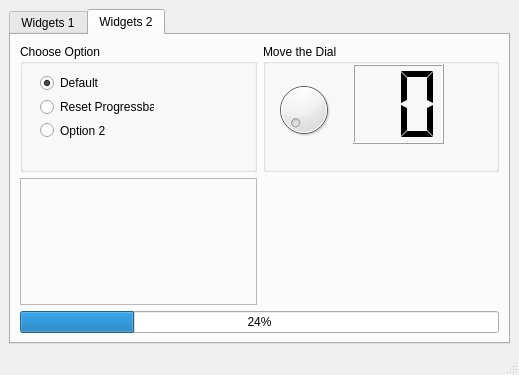
<?xml version="1.0" encoding="UTF-8"?>
<ui version="4.0">
 <class>MainWindow</class>
 <widget class="QMainWindow" name="MainWindow">
  <property name="geometry">
   <rect>
    <x>0</x>
    <y>0</y>
    <width>519</width>
    <height>375</height>
   </rect>
  </property>
  <property name="windowTitle">
   <string>MainWindow</string>
  </property>
  <widget class="QWidget" name="centralwidget">
   <layout class="QGridLayout" name="gridLayout">
    <item row="0" column="1">
     <widget class="QTabWidget" name="tabWidget_1">
      <property name="font">
       <font>
        <weight>50</weight>
        <bold>false</bold>
       </font>
      </property>
      <property name="currentIndex">
       <number>1</number>
      </property>
      <widget class="QWidget" name="tab_widgets_1">
       <property name="toolTip">
        <string/>
       </property>
       <property name="statusTip">
        <string/>
       </property>
       <attribute name="title">
        <string>Widgets 1</string>
       </attribute>
       <layout class="QVBoxLayout" name="verticalLayout">
        <item>
         <layout class="QVBoxLayout" name="verticalLayout_tab_1">
          <item>
           <widget class="QTabWidget" name="tabWidget_2">
            <property name="accessibleName">
             <string/>
            </property>
            <property name="currentIndex">
             <number>1</number>
            </property>
            <widget class="QWidget" name="tab_tree">
             <property name="statusTip">
              <string/>
             </property>
             <attribute name="title">
              <string>Tree</string>
             </attribute>
             <layout class="QHBoxLayout" name="horizontalLayout">
              <item>
               <layout class="QVBoxLayout" name="verticalLayout_2">
                <item>
                 <widget class="QTreeWidget" name="treeWidget">
                  <column>
                   <property name="text">
                    <string>Header 1</string>
                   </property>
                  </column>
                  <column>
                   <property name="text">
                    <string>New Column</string>
                   </property>
                  </column>
                  <item>
                   <property name="text">
                    <string>Item1</string>
                   </property>
                   <item>
                    <property name="text">
                     <string>Subitem1</string>
                    </property>
                   </item>
                  </item>
                 </widget>
                </item>
               </layout>
              </item>
             </layout>
            </widget>
            <widget class="QWidget" name="tab_calendar">
             <property name="statusTip">
              <string/>
             </property>
             <attribute name="title">
              <string>Calendar</string>
             </attribute>
             <layout class="QVBoxLayout" name="verticalLayout_3">
              <item>
               <widget class="QDateEdit" name="dateEdit">
                <property name="alignment">
                 <set>Qt::AlignCenter</set>
                </property>
               </widget>
              </item>
              <item>
               <widget class="QCalendarWidget" name="calendarWidget"/>
              </item>
             </layout>
            </widget>
           </widget>
          </item>
         </layout>
        </item>
       </layout>
      </widget>
      <widget class="QWidget" name="tab_widgets_2">
       <property name="toolTip">
        <string/>
       </property>
       <property name="statusTip">
        <string/>
       </property>
       <attribute name="title">
        <string>Widgets 2</string>
       </attribute>
       <layout class="QGridLayout" name="gridLayout_2">
        <item row="2" column="0" colspan="2">
         <widget class="QProgressBar" name="progressBar">
          <property name="value">
           <number>24</number>
          </property>
         </widget>
        </item>
        <item row="0" column="0">
         <widget class="QGroupBox" name="groupBox">
          <property name="title">
           <string>Choose Option</string>
          </property>
          <widget class="QWidget" name="">
           <property name="geometry">
            <rect>
             <x>20</x>
             <y>30</y>
             <width>114</width>
             <height>65</height>
            </rect>
           </property>
           <layout class="QVBoxLayout" name="verticalLayout_4">
            <item>
             <widget class="QRadioButton" name="radioButton">
              <property name="statusTip">
               <string>This is the default option</string>
              </property>
              <property name="text">
               <string>Default</string>
              </property>
              <property name="checked">
               <bool>true</bool>
              </property>
             </widget>
            </item>
            <item>
             <widget class="QRadioButton" name="radioButton_2">
              <property name="statusTip">
               <string>Click to reset the Progress bar</string>
              </property>
              <property name="text">
               <string>Reset Progressbar</string>
              </property>
             </widget>
            </item>
            <item>
             <widget class="QRadioButton" name="radioButton_3">
              <property name="statusTip">
               <string>Option 2:  Select to...</string>
              </property>
              <property name="text">
               <string>Option 2</string>
              </property>
             </widget>
            </item>
           </layout>
          </widget>
         </widget>
        </item>
        <item row="0" column="1">
         <widget class="QGroupBox" name="groupBox_2">
          <property name="title">
           <string>Move the Dial</string>
          </property>
          <widget class="QWidget" name="verticalLayoutWidget">
           <property name="geometry">
            <rect>
             <x>10</x>
             <y>30</y>
             <width>61</width>
             <height>71</height>
            </rect>
           </property>
           <layout class="QVBoxLayout" name="verticalLayout_5">
            <item>
             <widget class="QDial" name="dial"/>
            </item>
           </layout>
          </widget>
          <widget class="QWidget" name="verticalLayoutWidget_2">
           <property name="geometry">
            <rect>
             <x>90</x>
             <y>20</y>
             <width>91</width>
             <height>80</height>
            </rect>
           </property>
           <layout class="QVBoxLayout" name="verticalLayout_6">
            <item>
             <widget class="QLCDNumber" name="lcdNumber">
              <property name="digitCount">
               <number>2</number>
              </property>
              <property name="mode">
               <enum>QLCDNumber::Dec</enum>
              </property>
              <property name="segmentStyle">
               <enum>QLCDNumber::Flat</enum>
              </property>
             </widget>
            </item>
           </layout>
          </widget>
         </widget>
        </item>
        <item row="1" column="0">
         <widget class="QFrame" name="frame">
          <property name="frameShape">
           <enum>QFrame::StyledPanel</enum>
          </property>
          <property name="frameShadow">
           <enum>QFrame::Raised</enum>
          </property>
         </widget>
        </item>
       </layout>
      </widget>
     </widget>
    </item>
   </layout>
  </widget>
  <widget class="QMenuBar" name="menubar">
   <property name="geometry">
    <rect>
     <x>0</x>
     <y>0</y>
     <width>519</width>
     <height>21</height>
    </rect>
   </property>
  </widget>
  <widget class="QStatusBar" name="statusbar">
   <property name="statusTip">
    <string>Status bar</string>
   </property>
  </widget>
 </widget>
 <tabstops>
  <tabstop>tabWidget_2</tabstop>
 </tabstops>
 <resources/>
 <connections>
  <connection>
   <sender>dial</sender>
   <signal>valueChanged(int)</signal>
   <receiver>lcdNumber</receiver>
   <slot>display(int)</slot>
   <hints>
    <hint type="sourcelabel">
     <x>303</x>
     <y>115</y>
    </hint>
    <hint type="destinationlabel">
     <x>385</x>
     <y>127</y>
    </hint>
   </hints>
  </connection>
  <connection>
   <sender>radioButton_2</sender>
   <signal>clicked()</signal>
   <receiver>progressBar</receiver>
   <slot>reset()</slot>
   <hints>
    <hint type="sourcelabel">
     <x>60</x>
     <y>124</y>
    </hint>
    <hint type="destinationlabel">
     <x>68</x>
     <y>331</y>
    </hint>
   </hints>
  </connection>
 </connections>
</ui>
